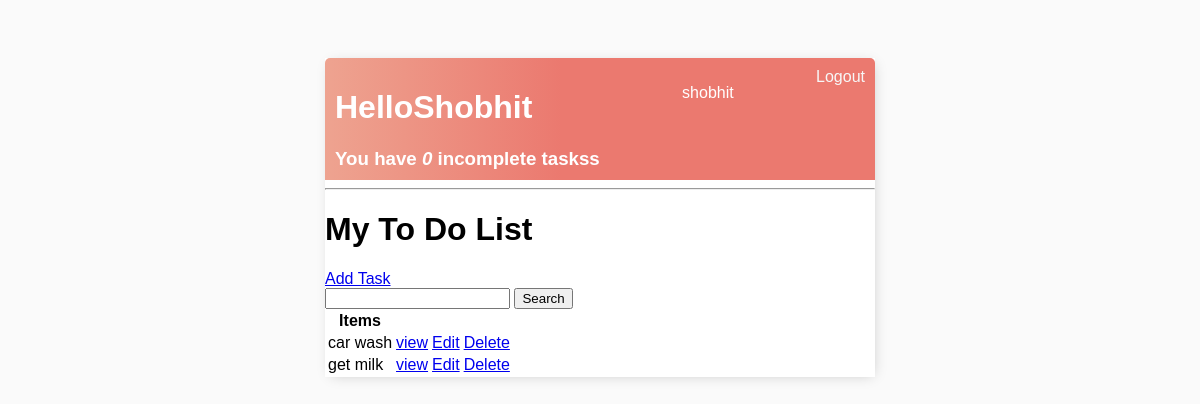
Page / (signed in) on the earlier database version.
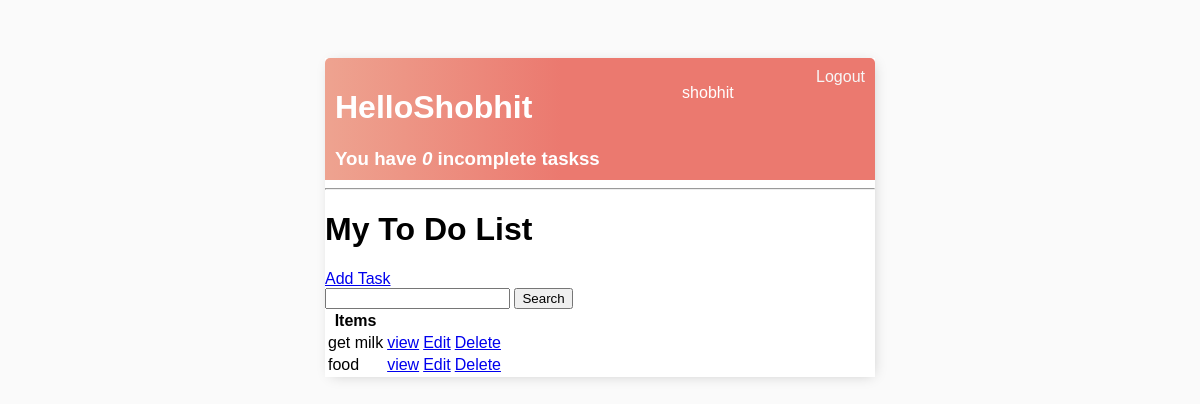
Same page on the later database version.
### base/models.py (models this page shows, shortened)
class Task(models.Model):
    user = models.ForeignKey(User, on_delete=models.CASCADE, null=True, blank=True)
    title = models.CharField(max_length=200, null=True, blank=True)
    description = models.TextField(null=True)
    complete = models.BooleanField(default=False)
    created = models.DateTimeField(auto_now_add=True)
    class Meta:
        ordering = ['complete']

### base/views.py (the view)
# urls.py: path('', TaskList.as_view(), name='tasks'),
class TaskList(LoginRequiredMixin,ListView):
    model = Task
    context_object_name = 'tasks'
    def get_context_data(self, **kwargs):
        context = super().get_context_data(**kwargs)
        context['tasks'] = context['tasks'].filter(user=self.request.user)
        context['count'] = context['tasks'].filter(complete=False).count()
        search_input = self.request.GET.get('search-area') or ''
        if search_input:
            context['tasks'] = context['tasks'].filter(title__startswith=search_input)
        context['search_input'] = search_input
        return context

### base/templates/base/task_list.html
{% extends 'base/main.html' %}
{% block content %}
<div class="header-bar">
    <div >
        <h1>Hello{{request.user|title}}</h1>
        <h3 style="margin: 0;">You have <i>{{count}}</i> incomplete tasks{{ count|pluralize:"s" }}</h3>
    </div>
    {% if request.user.is_authenticated %}
    <p>{{request.user}}</p>
    <a href="{% url 'logout' %}">Logout</a>
    {% else %}
    <a href="{% url 'login' %}">Login</a>
    {% endif %}
</div>
<hr>
<h1>My To Do List {{color}}</h1>
<a href="{% url 'task-create' %}">Add Task</a>
<form method="GET" action="">
    <input type="text" name="search-area" value="{{search_input}}">
    <input type="submit" value="Search">
</form>
<table>
<tr>
    <th> Items </th>
    <th></th>
    <th></th>
</tr>
    {% for task in tasks %}
    <tr>
        <td>{{task.title}}</td>
        <td><a href="{% url 'task' task.id %}">view</a></td>
        <td><a href="{% url 'task-update' task.id %}">Edit</a></td>
        <td><a href="{% url 'task-delete' task.id %}">Delete</a></td>
    </tr>
    {% empty %}
        <h3>No items in list</h3>
    {% endfor %}
</table>
{% endblock content %}

### base/templates/base/main.html (shortened to what this page needs)
<!DOCTYPE html>
<html lang="en">
<head>
</head>
<body>
    <div class="container">
        {% block content %}
        {% endblock content %}
    </div>
</body>
</html>

### base/templates/base/main.html (style rules this page uses)
body { background-color: #fafafa; font-family: 'Nunito', sans-serif; padding-top: 50px ; }
.container { max-width: 550px; margin: auto; background-color: #fff; -webkit-box-shadow: 2px 2px 13px -4px rgba(0, 0, 0, 0.21); box-shadow: 2px 2px 13px -4px rgba(0, 0, 0, 0.21); }
.header-bar { display: flex; justify-content: space-between; color: #fff; padding: 10px; border-radius: 5px 5px 0 0; background: linear-gradient(90deg, #EEA390 0%, #EB796F 43%, #EB796F 100%); }
.header-bar a { color: rgb(247, 247, 247); text-decoration: none ; }

Differences in the rows shown:
removed Task: title "car wash"
added Task: title "food"
